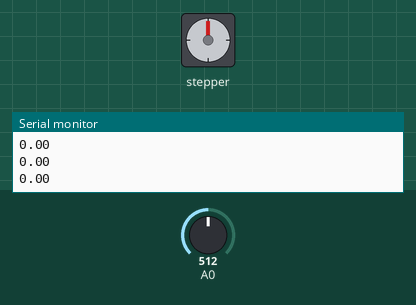
A sketch run on a simulated Arduino Uno, built with avr-gcc and run on an emulated ATmega328P. Parts: stepper motor, the last lines printed to the serial monitor. Wiring (inferred from the names in the program): stepper motor driver (200 steps per turn assumed): step pin 6; direction pin 7; enable pin 8. The test bench sets the inputs (shaded band); at power-on: A0 = 512.

Above: at 1.2 s.
1.3 s: A0 set to 586
2.8 s: A0 set to 616
At 3.02 s:
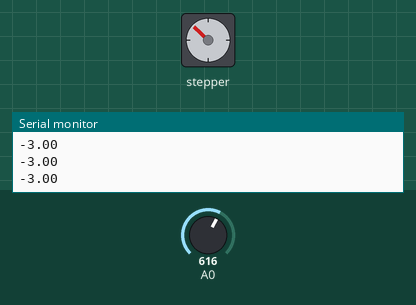
At 3.97 s:
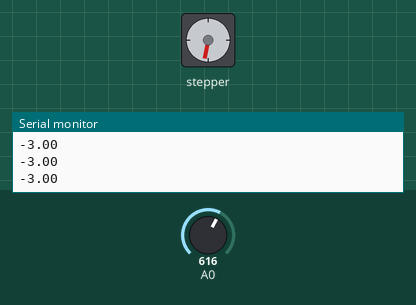
5.8 s: A0 set to 122
At 7.7 s:
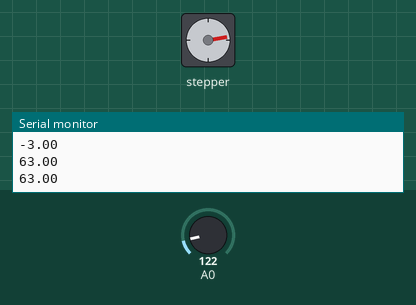
8.8 s: A0 set to 306
11.8 s: A0 set to 900
14.8 s: A0 set to 590
At 16.3 s:
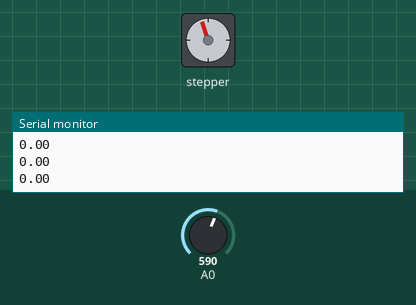
Timing chart, 0 to 17.6 s (numbered marks = the images above; inputs shaded):
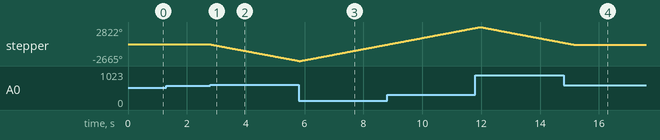

The sketch:

Joystick_control.ino
```cpp
//defines pins
const int stepPin = 6;  //PUL -Pulse
const int dirPin = 7; //DIR -Direction
const int enPin = 8;  //ENA -Enable
float ang_CW ;
float ang_CCW ;
float ang;
float input;
int pul;

void setup(){
  pinMode(stepPin,OUTPUT);
  pinMode(dirPin,OUTPUT);
  pinMode(enPin,OUTPUT);
  digitalWrite(enPin,LOW);
  Serial.begin(9600);
}


void loop(){
  input = analogRead(A0);
  ang_CW = map(input,0,400,90,0);
  ang_CCW = map(input,600,1023,0,-90);
  if(input <= 400)
  {
    ang = ang_CW;
    digitalWrite(dirPin,HIGH);
  }
  else if (input >= 600)
  {
    ang = ang_CCW;
    digitalWrite(dirPin,LOW);
  }
  else
    ang =0;
  pul = map(abs(ang),0,360,0,3000);
   Serial.println(ang);
  if(ang!= 0)
  {
  for(int i=0;i<=pul;i++)
    {
      digitalWrite(stepPin,HIGH);
      delayMicroseconds(1000);
      digitalWrite(stepPin,LOW);
      delayMicroseconds(1000);
  }
  }
}
```

Measured:
- the behaviour switches between 604 and 605 on A0 (found by bisection; images 0 and 1)
- after the input at 2.8 s, stepper: keeps turning counter-clockwise at about 884°/s, starting at once
- after the input at 14.8 s, stepper: goes on until 15.1 s, then stays -18°
